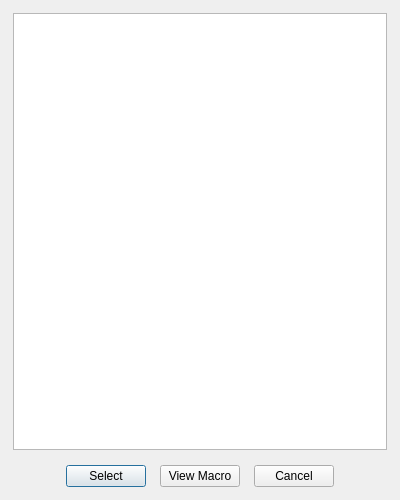
<?xml version="1.0" encoding="UTF-8"?>
<ui version="4.0">
 <class>Dialog_Macro</class>
 <widget class="QDialog" name="Dialog_Macro">
  <property name="windowModality">
   <enum>Qt::NonModal</enum>
  </property>
  <property name="geometry">
   <rect>
    <x>0</x>
    <y>0</y>
    <width>400</width>
    <height>500</height>
   </rect>
  </property>
  <property name="minimumSize">
   <size>
    <width>400</width>
    <height>500</height>
   </size>
  </property>
  <property name="windowTitle">
   <string>Select Macro</string>
  </property>
  <property name="modal">
   <bool>false</bool>
  </property>
  <layout class="QGridLayout" name="gridLayout">
   <property name="leftMargin">
    <number>13</number>
   </property>
   <property name="topMargin">
    <number>13</number>
   </property>
   <property name="rightMargin">
    <number>13</number>
   </property>
   <item row="2" column="1" colspan="2">
    <layout class="QHBoxLayout" name="horizontalLayout_101">
     <item>
      <spacer name="horizontalSpacer_100">
       <property name="orientation">
        <enum>Qt::Horizontal</enum>
       </property>
       <property name="sizeHint" stdset="0">
        <size>
         <width>10</width>
         <height>20</height>
        </size>
       </property>
      </spacer>
     </item>
     <item>
      <widget class="QPushButton" name="select_PB">
       <property name="text">
        <string>Select</string>
       </property>
      </widget>
     </item>
     <item>
      <spacer name="horizontalSpacer">
       <property name="orientation">
        <enum>Qt::Horizontal</enum>
       </property>
       <property name="sizeType">
        <enum>QSizePolicy::Fixed</enum>
       </property>
       <property name="sizeHint" stdset="0">
        <size>
         <width>8</width>
         <height>20</height>
        </size>
       </property>
      </spacer>
     </item>
     <item>
      <widget class="QPushButton" name="view_PB">
       <property name="text">
        <string>View Macro</string>
       </property>
      </widget>
     </item>
     <item>
      <spacer name="horizontalSpacer_101">
       <property name="orientation">
        <enum>Qt::Horizontal</enum>
       </property>
       <property name="sizeType">
        <enum>QSizePolicy::Fixed</enum>
       </property>
       <property name="sizeHint" stdset="0">
        <size>
         <width>8</width>
         <height>25</height>
        </size>
       </property>
      </spacer>
     </item>
     <item>
      <widget class="QPushButton" name="cancel_PB">
       <property name="text">
        <string>Cancel</string>
       </property>
      </widget>
     </item>
     <item>
      <spacer name="horizontalSpacer_103">
       <property name="orientation">
        <enum>Qt::Horizontal</enum>
       </property>
       <property name="sizeHint" stdset="0">
        <size>
         <width>10</width>
         <height>20</height>
        </size>
       </property>
      </spacer>
     </item>
    </layout>
   </item>
   <item row="0" column="1" colspan="2">
    <widget class="QTableView" name="tableView"/>
   </item>
   <item row="1" column="1">
    <spacer name="verticalSpacer">
     <property name="orientation">
      <enum>Qt::Vertical</enum>
     </property>
     <property name="sizeType">
      <enum>QSizePolicy::Fixed</enum>
     </property>
     <property name="sizeHint" stdset="0">
      <size>
       <width>20</width>
       <height>8</height>
      </size>
     </property>
    </spacer>
   </item>
  </layout>
 </widget>
 <resources/>
 <connections/>
</ui>
